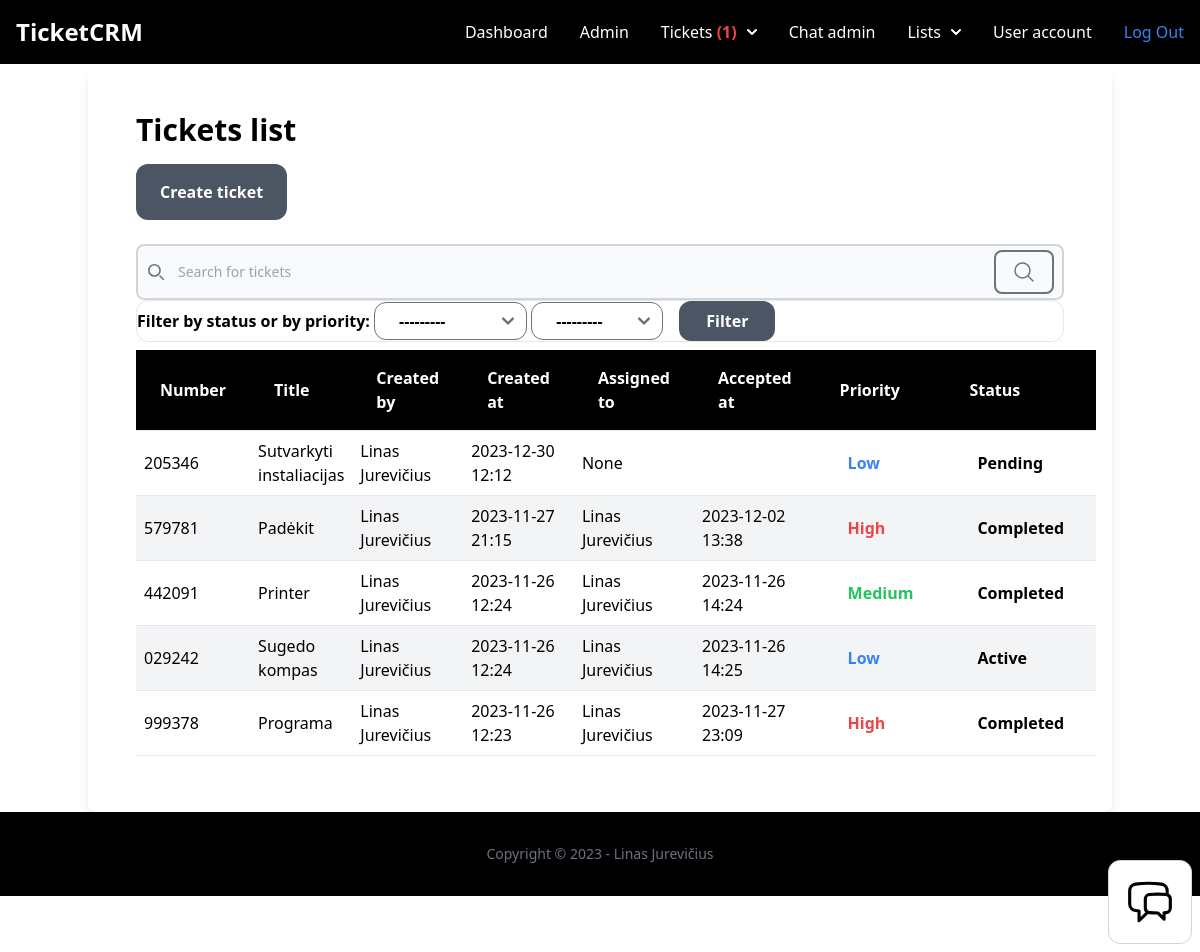
/dashboard/tickets/ (signed in), run on an earlier commit of the app's database.
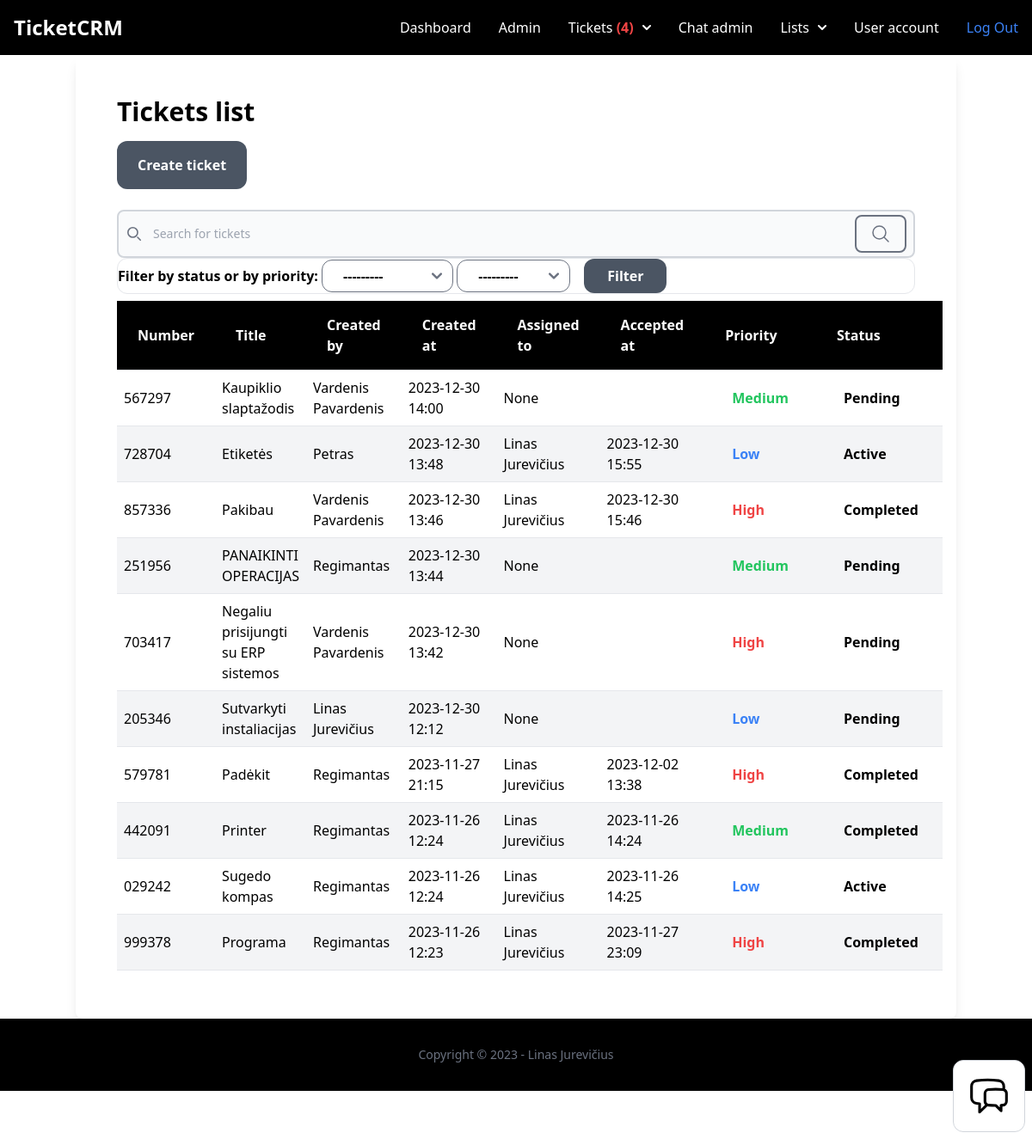
And on a later commit of the database.
### ticket/models.py (models this page shows, shortened)
class Ticket(models.Model):
    ACTIVE = 'active'
    COMPLETED = 'completed'
    PENDING = 'pending'
    CHOICES_STATUS = (
        (ACTIVE, 'Active'),
        (COMPLETED, 'Completed'),
        (PENDING, 'Pending'),
    )
    LOW = 'low'
    MEDIUM = 'medium'
    HIGH = 'high'
    CHOICES_PRIORITY = (
        (LOW, 'Low'),
        (MEDIUM, 'Medium'),
        (HIGH, 'High'),
    )
    ticket_number = models.CharField(max_length=15, unique=True)
    title = models.CharField(max_length=100)
    description = models.TextField(blank=True, null=True)
    created_by = models.ForeignKey(User, related_name='tickets', on_delete=models.CASCADE)
    created_at = models.DateTimeField(auto_now_add=True)
    modified_at = models.DateTimeField(auto_now=True)
    assign_to = models.ForeignKey(User, on_delete=models.DO_NOTHING, null=True, blank=True)
    is_resolved = models.BooleanField(default=False)
    accepted_at = models.DateTimeField(null=True, blank=True)
    closed_at = models.DateTimeField(null=True, blank=True)
    status = models.CharField(max_length=15, choices=CHOICES_STATUS, default=PENDING)
    priority = models.CharField(max_length=15, choices=CHOICES_PRIORITY, default=MEDIUM)
    solution = models.TextField(blank=True, null=True)
    class Meta:
        ordering = ['-created_at', 'priority', 'ticket_number']

### user/models.py (models this page shows)
class User(AbstractUser):
    phone = models.TextField(blank=True, null=True)
    is_customer = models.BooleanField(default=True)
    is_manager = models.BooleanField(default=False)

### ticket/views.py (the view)
# urls.py: path('', views.ticket_list, name='list'),
@login_required
def ticket_list(request):
    if request.user.is_manager:
        tickets = Ticket.objects.all()
        ticketFilter = TicketFilter(request.GET, queryset=Ticket.objects.all())
    else:
        tickets = Ticket.objects.filter(created_by=request.user)
        ticketFilter = TicketFilter(request.GET, queryset=Ticket.objects.filter(created_by=request.user))
    return render(request, 'ticket/tickets_list.html', {
        'tickets': tickets,
        'filter': ticketFilter,
    })

### chat/context_processors.py (called while the page is built)
def chat_waiting(request):
    waiting_chat = Room.objects.filter(status='waiting')
    return {'waiting_chat': waiting_chat}

### team/context_processors.py (called while the page is built)
def active_team(request):
    if request.user.is_authenticated:
        if request.user.userprofile.active_team:
            active_team = request.user.userprofile.active_team
        else:
            active_team = Team.objects.filter(created_by=request.user)[0]
    else:
        active_team = None
    return {'active_team': active_team}

### ticket/context_processors.py (called while the page is built)
def pending_tickets(request):
    pending_tickets = 0
    if request.user.is_authenticated:
        if request.user.is_manager:
            pending_tickets = Ticket.objects.filter(status='pending')
        else:
            pending_tickets = pending_tickets
    else:
        pending_tickets = pending_tickets
    return {'pending_tickets': pending_tickets}

def workspace_tickets(request):
    if request.user.is_authenticated:
        workspace_tickets = Ticket.objects.filter(assign_to=request.user, is_resolved=False)
    else:
        workspace_tickets = 0
    return {'workspace_tickets': workspace_tickets}

### ticket/templates/ticket/tickets_list.html (shortened to what this page needs)
{% extends 'app/base.html'  %}
{% block content %}
<div class="container mx-auto shadow-lg rounded-lg py-6 px-6">
    <div class="py-6 px-6">
        <h1 class="mb-4 font-semibold text-3xl">Tickets list</h1>
        <a href="{% url 'tickets:add' %}" class="inline-block py-4 px-6 text-center bg-gray-600 rounded-xl font-semibold text-white">Create ticket</a>
        <br>
        <br>
        <form action="{% url 'tickets:search-results' %}" method="get">
            <div class="relative">
                <div class="absolute inset-y-0 start-0 flex items-center ps-3 pointer-events-none">
                </div>
                <input type="search" name="q" id="default-search" class="block w-full p-4 ps-10 text-sm text-gray-900 border-2 border-gray-300 rounded-lg bg-gray-50 focus:ring-blue-500 focus:border-blue-500 dark:bg-gray-700 dark:border-gray-600 dark:placeholder-gray-400 dark:text-white dark:focus:ring-blue-500 dark:focus:border-blue-500" placeholder="Search for tickets" required>
                <button type="submit" class="text-gray-500 border-2 border-gray-500 absolute end-2.5 bottom-1.5 font-medium rounded-lg text-sm px-4 py-2">
                    <svg xmlns="http://www.w3.org/2000/svg" fill="none" viewBox="0 0 24 24" stroke-width="1.5" stroke="currentColor" class="w-6 h-6">
                        <path stroke-linecap="round" stroke-linejoin="round" d="M21 21l-5.197-5.197m0 0A7.5 7.5 0 105.196 5.196a7.5 7.5 0 0010.607 10.607z" />
                    </svg>
                </button>
            </div>
        </form>
        <form method="GET" class="w-34 rounded-xl border font-semibold">
            {{ filter.form }}
            <button type="submit" class="ms-3 inline-block text-center w-24 py-2 px-4 bg-gray-600 rounded-xl font-semibold text-white">Filter</button>
        </form>
        {% if tickets %}
        <div class="flex flex-col">
            <div class="overflow-x-auto sm:-mx-6 lg:-mx-8">
                <div class="inline-block min-w-full py-2 sm:px-6 lg:px-8">
                    <div class="overflow-hidden">
                        <table class="table-auto text-left w-full sortable">
                            <thead class="border-b bg-black font-semibold text-white dark:border-neutral-500">
                                <tr>
                                    <th scope="col" class="px-6 py-4">Number</th>
                                    <th scope="col" class="px-6 py-4">Title</th>
                                    {% if request.user.is_manager %}
                                    <th scope="col" class="px-6 py-4">Created by</th>
                                    {% endif %}
                                    <th scope="col" class="px-6 py-4">Created at</th>
                                    <th scope="col" class="px-6 py-4">Assigned to</th>
                                    <th scope="col" class="px-6 py-4">Accepted at</th>
                                    <th scope="col" class="px-6 py-4">Priority</th>
                                    <th scope="col" class="px-6 py-4">Status</th>
                                </tr>
                            </thead>
                            <tbody>
                                {% for ticket in filter.qs %}
                                <tr class="border-b dark:border-neutral-500 {% cycle 'bg-white' 'bg-gray-100' %}">
                                    <td class="py-2 px-2">{{ ticket.ticket_number }}</td>
                                    <td class="py-2 px-2">{{ ticket.title }}</td>
                                    {% if request.user.is_manager %}
                                    <td class="py-2 px-2">
                                        {% if ticket.created_by.first_name %}
                                        {% if ticket.created_by.last_name %}
                                        {{ ticket.created_by.first_name }} {{ ticket.created_by.last_name }}
                                        {% else %}
                                        {{ ticket.created_by }}
                                        {% endif %}
                                        {% else %}
                                        {{ ticket.created_by }}
                                        {% endif %}
                                    </td>
                                    {% endif %}
                                    <td class="py-2 px-2">{{ ticket.created_at|date:"Y-m-d H:i" }}</td>
                                    <td class="py-2 px-2">
                                        {% if ticket.assign_to.first_name %}
                                        {% if ticket.assign_to.last_name %}
                                        {{ ticket.assign_to.first_name }} {{ ticket.assign_to.last_name }}
                                        {% else %}
                                        {{ ticket.assign_to }}
                                        {% endif %}
                                        {% else %}
                                        {{ ticket.assign_to }}
                                        {% endif %}
                                    </td>
                                    <td class="px-2"> {{ ticket.accepted_at|date:"Y-m-d H:i" }}</td>
                                    <td class="px-2">
                                        {% if ticket.priority == 'low' %}
                                        <span class="inline-block py-1 px-6 font-semibold text-blue-500 text-center">{{ ticket.get_priority_display }}</span>
                                        {% elif ticket.priority == 'medium' %}
                                        <span class="inline-block py-1 px-6 font-semibold text-green-500 text-center">{{ ticket.get_priority_display }}</span>
                                        {% elif ticket.priority == 'high' %}
                                        <span class="inline-block py-1 px-6 font-semibold text-red-500 text-center">{{ ticket.get_priority_display }}</span>
                                        {% endif %}
                                    </td>
                                    <td class="py-2 px-2">
                                        {% if ticket.status == 'active' %}
                                        <span class="inline-block py-1 px-6 font-semibold text-black text-center">{{ ticket.get_status_display }}</span>
                                        {% elif ticket.status == 'completed' %}
                                        <span class="inline-block py-1 px-6 font-semibold text-black text-center">{{ ticket.get_status_display }}</span>
                                        {% elif ticket.status == 'pending' %}
                                        <span class="inline-block py-1 px-6 font-semibold text-black text-center">{{ ticket.get_status_display }}</span>
                                        {% endif %}
                                    </td>
                                </tr>
                                {% endfor %}
                            </tbody>
                        </table>
                    </div>
                </div>
            </div>
        </div>
        {% else %}
        <p class="mt-6 px-2">There are no tickets in the database yet...</p>
        {% endif %}
    </div>
</div>
    {% endblock %}

### app/templates/app/base.html (shortened to what this page needs)
{% load static %}
<!doctype html>
<html lang="en">
<head>
    <link rel="stylesheet" type="text/css" href="{% static 'src/output.css' %}">
    <script src="https://cdn.tailwindcss.com"></script>
</head>
<body>
    <nav class="bg-black border-gray-200 dark:bg-black dark:border-gray-700">
        <div class="max-w-screen-xl flex flex-wrap items-center justify-between mx-auto p-4">
            <a href="/" class="flex items-center">
                <span class="self-center text-2xl font-semibold whitespace-nowrap text-white">TicketCRM</span>
            </a>
            <div class="hidden w-full md:block md:w-auto" id="navbar-multi-level">
                <ul class="flex flex-col font-medium p-4 md:p-0 mt-4 border border-gray-100 rounded-lg bg-black md:flex-row md:space-x-8 md:mt-0 md:border-0 md:bg-black bg-gray-800 md:bg-black dark:border-gray-700 text-white">
                    <li>
                        <a href="{% url 'dashboard:index' %}" class="block py-2 pl-3 pr-4 text-white rounded hover:bg-gray-100 md:hover:bg-transparent md:border-0 md:hover:text-blue-700 md:p-0 dark:text-white md:dark:hover:text-blue-500 dark:hover:bg-gray-700 dark:hover:text-white md:dark:hover:bg-transparent">Dashboard</a>
                    </li>
                    {% if request.user.is_superuser %}
                    <li>
                        <a href="/admin" class="block py-2 pl-3 pr-4 text-white rounded hover:bg-gray-100 md:hover:bg-transparent md:border-0 md:hover:text-blue-700 md:p-0 dark:text-white md:dark:hover:text-blue-500 dark:hover:bg-gray-700 dark:hover:text-white md:dark:hover:bg-transparent">Admin</a>
                    </li>
                    {% endif %}
                    {% if request.user.is_authenticated %}
                    {% if request.user.is_manager %}
                    <li>
                        <button id="dropdownNavbrLink" data-dropdown-toggle="dropdownNavbar" class="flex items-center justify-between w-full py-2 pl-3 pr-4  text-gray-700 border-b border-gray-100 hover:bg-gray-50 md:hover:bg-transparent md:border-0 md:hover:text-blue-700 md:p-0 md:w-auto text-white md:dark:hover:text-blue-500 dark:focus:text-white dark:border-gray-700 dark:hover:bg-gray-700 md:dark:hover:bg-transparent">
                            Tickets&nbsp; {% if pending_tickets.count > 0 %} <span class="text-red-500 font-bold"> ({{ pending_tickets.count }}) {% endif %}</span><svg class="w-2.5 h-2.5 ml-2.5" aria-hidden="true" xmlns="http://www.w3.org/2000/svg" fill="none" viewBox="0 0 10 6">
                                <path stroke="currentColor" stroke-linecap="round" stroke-linejoin="round" stroke-width="2" d="m1 1 4 4 4-4" />
                            </svg>
                        </button>
                    </li>
                    {% endif %}
                    {% endif %}
                    {% if request.user.is_manager %}
                    <li>
                        <a href="{% url 'chat:admin' %}" class="block py-2 pl-3 pr-4 text-white rounded hover:bg-gray-100 md:hover:bg-transparent md:border-0 md:hover:text-blue-700 md:p-0 dark:text-white md:dark:hover:text-blue-500 dark:hover:bg-gray-700 dark:hover:text-white md:dark:hover:bg-transparent">Chat admin {% if waiting_chat.count > 0 %} <span class="text-red-500 font-bold">({{ waiting_chat.count }}) {% endif %}</span></a>
                    </li>
                    <li>
                        <button id="dropdownNavbarLink" data-dropdown-toggle="dropdownNavbar_lists" class="flex items-center justify-between w-full py-2 pl-3 pr-4  text-white border-b border-gray-100 hover:bg-gray-50 md:hover:bg-transparent md:border-0 md:hover:text-blue-700 md:p-0 md:w-auto dark:text-white md:dark:hover:text-blue-500 dark:focus:text-white dark:border-gray-700 dark:hover:bg-gray-700 md:dark:hover:bg-transparent">
                            Lists <svg class="w-2.5 h-2.5 ml-2.5" aria-hidden="true" xmlns="http://www.w3.org/2000/svg" fill="none" viewBox="0 0 10 6">
                                <path stroke="currentColor" stroke-linecap="round" stroke-linejoin="round" stroke-width="2" d="m1 1 4 4 4-4" />
                            </svg>
                        </button>
                    </li>
                    {% endif %}
                    {% if request.user.is_authenticated %}
                    <li>
                        <a href="{% url 'userprofile:user_account' %}" class="block py-2 pl-3 pr-4 text-white rounded hover:bg-gray-100 md:hover:bg-transparent md:border-0 md:hover:text-blue-700 md:p-0 dark:text-white md:dark:hover:text-blue-500 dark:hover:bg-gray-700 dark:hover:text-white md:dark:hover:bg-transparent">User account</a>
                    </li>
                    {% endif %}
                    {% if request.user.is_authenticated %}
                    <li>
                        <a href="{% url 'logout' %}" class="block py-2 pl-3 pr-4 text-white bg-blue-700 rounded md:bg-transparent md:text-blue-500 md:p-0 md:dark:text-blue-400 dark:bg-blue-600 md:dark:bg-transparent" aria-current="page">Log Out</a>
                    </li>
                    {% endif %}
                </ul>
            </div>
        </div>
    </nav>
    {% block content %}
    {% endblock%}
    {% include 'chat/chat_bubble.html' %}
    <footer class="bg-black">
        <div class="w-full max-w-screen-xl mx-auto p-4 md:py-8">
            <span class="block text-sm text-gray-500 sm:text-center dark:text-gray-400">Copyright © 2023 - Linas Jurevičius</span>
        </div>
    </footer>
    <footer class="py-3 my-4">
    </footer>
</body>
</html>

### chat/templates/chat/chat_bubble.html (shortened to what this page needs)
<div id="chat" class="max-w-[300px] fixed right-2 bottom-2 p-4 bg-white border border-gray-300 rounded-xl">
    <div id="chat_icon">
        <button id="chat_open" class="w-[50px] flex items-center" title = "Open_chat">
        </button>
    </div>
</div>

What changed in the data, as far as the page shows it:
added Ticket: ticket_number "567297", title "Kaupiklio slaptažodis", created_by.first_name "Vardenis", created_by.last_name "Pavardenis", created_at "2023-12-30 14:00", assign_to "None", priority "Medium", status "Pending"
added Ticket: ticket_number "728704", title "Etiketės", created_by "Petras", created_at "2023-12-30 13:48", assign_to.first_name "Linas", assign_to.last_name "Jurevičius", accepted_at "2023-12-30 15:55", priority "Low", status "Active"
added Ticket: ticket_number "857336", title "Pakibau", created_by.first_name "Vardenis", created_by.last_name "Pavardenis", created_at "2023-12-30 13:46", assign_to.first_name "Linas", assign_to.last_name "Jurevičius", accepted_at "2023-12-30 15:46", priority "High", status "Completed"
added Ticket: ticket_number "251956", title "PANAIKINTI OPERACIJAS", created_by "Regimantas", created_at "2023-12-30 13:44", assign_to "None", priority "Medium", status "Pending"
added Ticket: ticket_number "703417", title "Negaliu prisijungti su ERP sistemos", created_by.first_name "Vardenis", created_by.last_name "Pavardenis", created_at "2023-12-30 13:42", assign_to "None", priority "High", status "Pending"
changed Ticket "Padėkit": created_by (not shown) → "Regimantas"; created_by.first_name "Linas" → (not shown); created_by_id 2 → 6 (drawn); created_by.last_name "Jurevičius" → (not shown)
changed Ticket "Printer": created_by (not shown) → "Regimantas"; created_by.first_name "Linas" → (not shown); created_by_id 2 → 6 (drawn); created_by.last_name "Jurevičius" → (not shown)
changed Ticket "Sugedo kompas": created_by (not shown) → "Regimantas"; created_by.first_name "Linas" → (not shown); created_by_id 2 → 6 (drawn); created_by.last_name "Jurevičius" → (not shown)
changed Ticket "Programa": created_by (not shown) → "Regimantas"; created_by.first_name "Linas" → (not shown); created_by_id 2 → 6 (drawn); created_by.last_name "Jurevičius" → (not shown)
Also different on the page:
{{ pending_tickets.count }}: "1" → "4"
